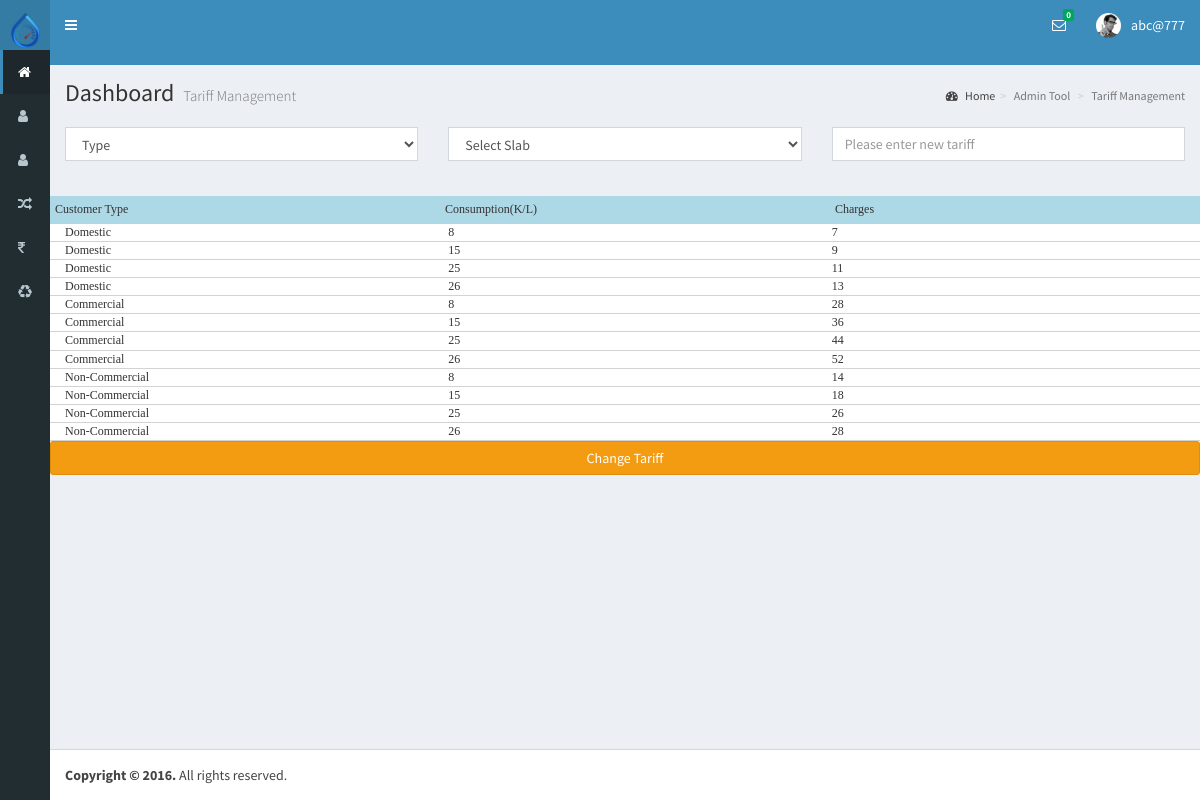
Screenshot of /tariff.php (signed in) with the database file from the repository.
### tables this page shows
CREATE TABLE `tariff` (
  `id` int(11) NOT NULL,
  `ctype` varchar(20) NOT NULL,
  `consumption` int(11) NOT NULL,
  `price` int(5) NOT NULL
);

### tariff.php (the view, shortened to what this page needs)
<?php
    include("db/connect.php");
    $str="select * from tariff ";
    $row=$con->query($str);
?>
<?php include "include/header.php"; ?>
 <?php
     include('navbar/super-adminheader.php');
 ?>
  <div class="content-wrapper">
    <section class="content-header">
      <h1>
        Dashboard
        <small>Tariff Management</small>
      </h1>
      <ol class="breadcrumb">
        <li><a href="#"><i class="fa fa-dashboard"></i> Home</a></li><li class="active">Admin Tool</li>
        <li class="active">Tariff Management </li>
      </ol>
    </section>
<div class="clr-20"></div>
  <section>
    <div class="row">
      <form method="post" action="tariffchange.php">
        <div class="col-md-12">
         <div class="col-md-12">
          </div></div>
        <div class="col-md-12">
         <div class="col-sm-4">
         	<div class="form-group">
          <select class="form-control"  name="type" id='type' required data-error="Select ID Proof">
                  <option value="0"> Type</option>
              </select>
            </div>
       </div>
          <div class="col-sm-4">
            <select id="getConsumption" name="get" class="form-control">
              <option value='0'>Select Slab</option>
            </select>
            </div>
            <div class="col-sm-4">
            <input type="text" name="new" id="new" class="form-control" placeholder="Please enter new tariff" required data-error="First Name is required.">
            </div>
        </div>
        <div class="clr-20"></div>
        <div class="col-md-12"  style="font-family:verdana;font-size:12px;background:lightblue;padding:5px;">
         <div class="col-md-4">Customer Type</div>
         <div class="col-md-4">Consumption(K/L)</div>
         <div class="col-md-4">Charges</div>
        </div>
        <div class="col-md-12" style="background:white;font-family:verdana;font-size:12px;">
          <?php
            while($result=$row->fetch_assoc())
            {
          ?>
           <div class="col-md-4" style="border-bottom:1px solid lightgray;">
           <?php echo $result['ctype'];?></div>
           <div class="col-md-4" style="border-bottom:1px solid lightgray;">
           <?php echo $result['consumption'];?></div>
            <div class="col-md-4" style="border-bottom:1px solid lightgray;">
             <?php echo $result['price'];?></div>
           <?php }
          ?>
            </div>
            <div class="col-md-12">
              <input type="submit" name ="submit" id="submit" class="col-md-12 btn btn-warning" value="Change Tariff">
          </div>
      </form>
    </div>
    </section>
  </div>
   <?php include "include/footer.php"; ?>

### rows the page displays
tariff: ctype "Domestic", consumption "8", price "7"
tariff: ctype "Domestic", consumption "15", price "9"
tariff: ctype "Domestic", consumption "25", price "11"
tariff: ctype "Domestic", consumption "26", price "13"
tariff: ctype "Commercial", consumption "8", price "28"
tariff: ctype "Commercial", consumption "15", price "36"
tariff: ctype "Commercial", consumption "25", price "44"
tariff: ctype "Commercial", consumption "26", price "52"
tariff: ctype "Non-Commercial", consumption "8", price "14"
tariff: ctype "Non-Commercial", consumption "15", price "18"
tariff: ctype "Non-Commercial", consumption "25", price "26"
tariff: ctype "Non-Commercial", consumption "26", price "28"

### other values shown
$_SESSION['user'] "abc@777"
